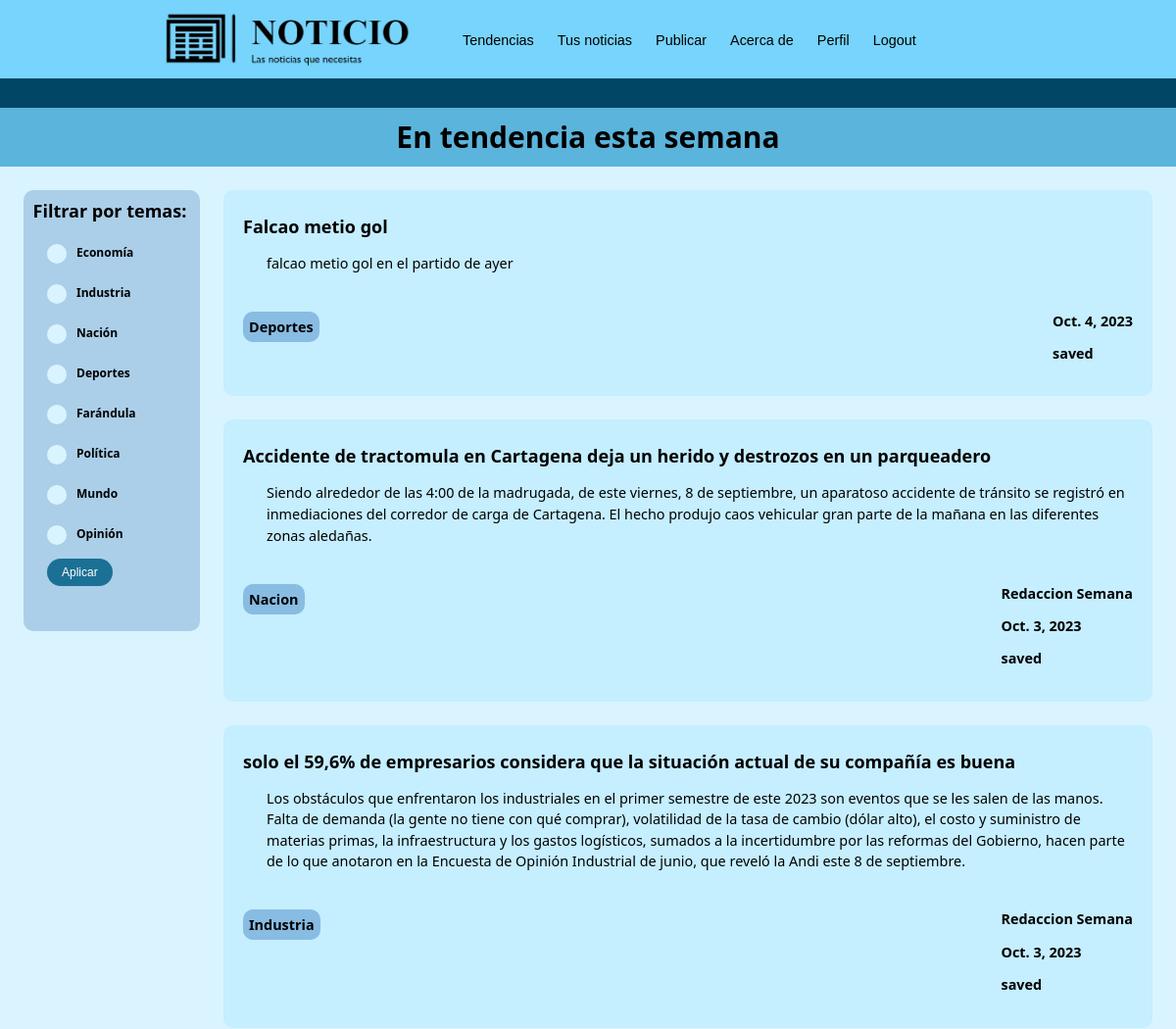
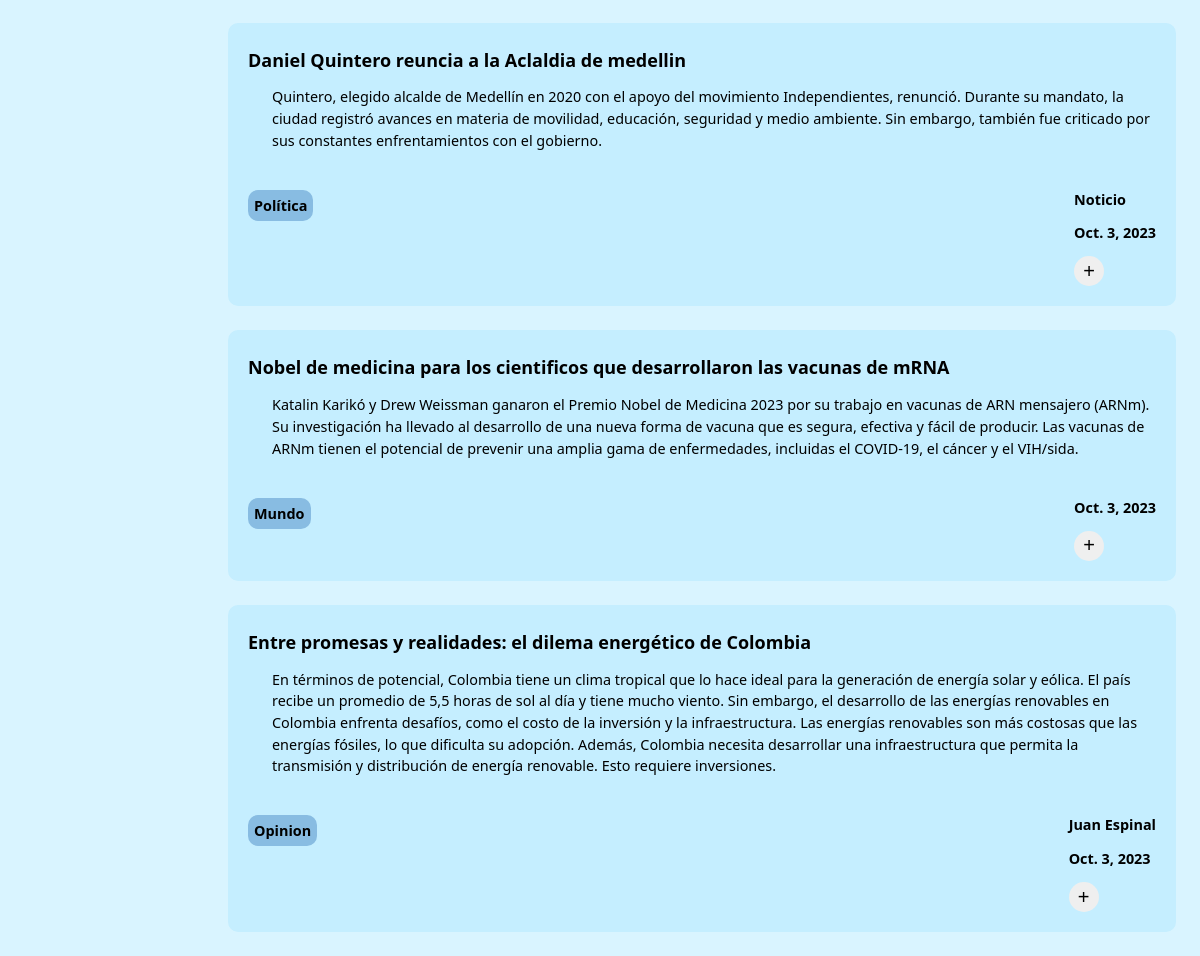
/ (signed in), run on the app's committed database (2 pictures, top to bottom).
### main/models.py (models this page shows, shortened)
class Noticia(models.Model):
    TAGS = (
        ('Nacion','Nacion'),
        ("Industria","Industria"),
        ("Economia","Economia"),
        ("Deportes","Deportes"),
        ("Farandula","Farandula"),
        ("Política","Política"),
        ("Mundo","Mundo"),
        ("Opinion","Opinion"),
    )
    autor = models.CharField(max_length=30)
    tags = models.CharField(max_length=50, choices = TAGS)
    titulo = models.TextField(max_length=200)
    resumen = models.TextField(max_length=600)
    fecha = models.DateField(auto_now=True)
    user = models.ForeignKey('CustomUser', on_delete=models.CASCADE,null=True,blank=True)
    url = models.CharField(max_length=200, null=True, blank = True)
    contenido = models.TextField(max_length=4000,null=True)
    class Meta:
        ordering = ["fecha"]

### main/views.py (the view, shortened to what this page needs)
# urls.py: path('',views.tendencias),
def tendencias(request):
    tags = ['Nacion','Industria', 'Economia', 'Deportes', 'Farandula','Política','Mundo','Opinion']
    applied_tags = []
    for tag in tags:
        if request.GET.get(tag):
            applied_tags.append(tag)
    noticias = Noticia.objects.all().order_by('fecha').reverse()
    if applied_tags == []:
        applied_tags = tags
    if request.method == 'GET':
        return render(request, "main/tendencias.html", {"noticias":noticias, "applied_tags":applied_tags})

### main/templates/main/tendencias.html (shortened to what this page needs)
{% extends 'main/layouts/nav1.html' %}
{% block content %}
<div id="subtitulo" class="contenedor-subtitulo">
    <p class="subtitle">En tendencia esta semana</p>
</div>
<div class="fondo">
    <div style="display: flex; flex-direction: column">
        <div id="filtros" class="filtros">
            <p class="subtitle2">Filtrar por temas:</p>
            <form class="form-filtros" method="get">
                <input type="checkbox" name = "Economia" class="form-checkbox" id="eco">
                <label for="eco" class="form-option">Economía</label><br><br>
                <input type="checkbox" name = "Industria" class="form-checkbox" id="ind">
                <label for="ind" class="form-option">Industria</label><br><br>
                <input type="checkbox" name = "Nacion" class="form-checkbox" id="nac">
                <label for="nac" class="form-option">Nación</label><br><br>
                <input type="checkbox" name = "Deportes" class="form-checkbox" id="dep">
                <label for="dep" class="form-option">Deportes</label><br><br>
                <input type="checkbox" name = "Farandula" class="form-checkbox" id="far">
                <label for="far" class="form-option">Farándula</label><br><br>
                <input type="checkbox" name = "Politica" class="form-checkbox" id="pol">
                <label for="pol" class="form-option">Política</label><br><br>
                <input type="checkbox" name = "Mundo" class="form-checkbox" id="mun">
                <label for="mun" class="form-option">Mundo</label><br><br>
                <input type="checkbox" name = "Opinion" class="form-checkbox" id="op">
                <label for="op" class="form-option">Opinión</label><br>
                <input type="submit" class="submit-btn" value="Aplicar">
            </form>
        </div>
    </div>
    <div class="contenedor-noticias">
        {% for noticia in noticias %}
        {% if noticia.tags in applied_tags %}
        <div class="noticia">
            {% if noticia.url == null %}
            <a class="titulo-noticia" href = '/noticia/{{noticia.id}}' target = "_blank"><h2>{{noticia.titulo}}</h2></a>
            {% else %}
            <a class="titulo-noticia" href = {{noticia.url}} target = "_blank"><h2>{{noticia.titulo}}</h2></a>
            {% endif %}
            <article class="bloque-texto">{{noticia.resumen}}</article>
            <div class="info-noticia">
                <p class="tag-noticia">{{noticia.tags}}</p>
                <div>
                    <p>{{noticia.autor}}</p>
                    <p>{{noticia.fecha}}</p>
                    {% if user.is_authenticated %}
                        {%if not noticia in user.saved_news.all %}
                        <form class="guardar" method="post">
                            <input type="submit" value="+" class="save-btn">
                        </form>
                        {% else %}
                        <p>saved</p>
                        {% endif %}
                    {% endif %}
                </div>
            </div>
        </div>
        {% endif %}
        {% endfor %}
    </div>
</div>
{% endblock %}

### main/static/clases.css (style rules this page uses)
html { scroll-behavior: smooth; }
body { margin: 0px; font-family: system-ui, -apple-system, BlinkMacSystemFont, 'Segoe UI', Roboto, Oxygen, Ubuntu, Cantarell, 'Open Sans', 'Helvetica Neue', sans-serif; min-height: 100vh; background-color: #D9F4FF; }
a { text-decoration: none; color: #1B7095; }
.bloque-texto { padding-left: 2vw; line-height: 1.5; margin-bottom: 2vw; border-radius: 10px; font-size: max(13px, 1.2vw) }
.contenedor-subtitulo { display: flex; justify-content: center; align-items: center; background-color: #5BB4DB; width: 100%; height: 5vw; min-height: 40px; }
.contenedor-noticias { margin-top: 2vw; width: 100%; }
.titulo-noticia { text-decoration: none; color: black; font-size: max(10px, 1vw); }
.subtitle { font-size: max(20px, 2.5vw); font-weight: 700; margin: 0px; }
.subtitle2 { padding: 0.8vw; font-size: 1.5vw; font-weight: 700; margin: 0px; }
.form-filtros { padding-left: 2vw; padding-top: 1vw; font-size: 1vw; font-weight: 600; width: inherit; height: 25vw; }
.form-checkbox { appearance: none; -webkit-appearance: none; -moz-appearance: none; width: 20px; height: 20px; background-color: #D9F4FF; border-radius: 50%; outline: none; margin: 0px; font-size: auto; }
.form-option { position: absolute; padding-left: 10px; }
.fondo { display: flex; background-color: #D9F4FF; height: 100%; }
.filtros { position: sticky; background-color: #ABCFE9; margin: 2vw; top: 20px; width: 15vw; height: 30vw; min-height: 450px; border-radius: 10px; }
.noticia { background-color: #C5EEFF; border-radius: 10px; margin-bottom: 2vw; margin-right: 2vw; padding: 20px; padding-top: 10px; }
.info-noticia { display: flex; justify-content: space-between; font-weight: 600; font-size: max(13px, 1.2vw); }
.tag-noticia { background-color: #88BCE2; border-radius: 10px; align-self: baseline; padding: max(6px, 0.5vw); }
.submit-btn { background-color: #1B7095; border-radius: 15px; color: white; border: #D9F4FF; margin-top: 10px; font-size: inherit; padding: 7px; padding-left: 15px; padding-right: 15px; }
.save-btn { width: 30px; height: 30px; font-size: 20px; border: none; border-radius: 50% }

### data on the page
Noticia: titulo "Falcao metio gol", resumen "falcao metio gol en el partido de ayer", tags "Deportes", fecha "Oct. 4, 2023", shows "saved"
Noticia: titulo "Accidente de tractomula en Cartagena deja un herido y destrozos en un parqueadero", resumen "Siendo alrededor de las 4:00 de la madrugada, de este viernes, 8 de septiembre, un aparatoso accidente de tránsito se registró en inmediaciones del corredor de carga de Cartagena. El hecho produjo caos vehicular gran parte de la mañana en las diferentes zonas aledañas.", tags "Nacion", autor "Redaccion Semana", fecha "Oct. 3, 2023", shows "saved"
Noticia: titulo "solo el 59,6% de empresarios considera que la situación actual de su compañía es buena", resumen "Los obstáculos que enfrentaron los industriales en el primer semestre de este 2023 son eventos que se les salen de las manos. Falta de demanda (la gente no tiene con qué comprar), volatilidad de la tasa de cambio (dólar alto), el costo y suministro de materias primas, la infraestructura y los gastos logísticos, sumados a la incertidumbre por las reformas del Gobierno, hacen parte de lo que anotaron en la Encuesta de Opinión Industrial de junio, que reveló la Andi este 8 de septiembre.", tags "Industria", autor "Redaccion Semana", fecha "Oct. 3, 2023", shows "saved"
Noticia: titulo "Daniel Quintero reuncia a la Aclaldia de medellin", resumen "Quintero, elegido alcalde de Medellín en 2020 con el apoyo del movimiento Independientes, renunció. Durante su mandato, la ciudad registró avances en materia de movilidad, educación, seguridad y medio ambiente. Sin embargo, también fue criticado por sus constantes enfrentamientos con el gobierno.", tags "Política", autor "Noticio", fecha "Oct. 3, 2023"
Noticia: titulo "Nobel de medicina para los cientificos que desarrollaron las vacunas de mRNA", resumen "Katalin Karikó y Drew Weissman ganaron el Premio Nobel de Medicina 2023 por su trabajo en vacunas de ARN mensajero (ARNm). Su investigación ha llevado al desarrollo de una nueva forma de vacuna que es segura, efectiva y fácil de producir. Las vacunas de ARNm tienen el potencial de prevenir una amplia gama de enfermedades, incluidas el COVID-19, el cáncer y el VIH/sida.", tags "Mundo", fecha "Oct. 3, 2023"
Noticia: titulo "Entre promesas y realidades: el dilema energético de Colombia", resumen "En términos de potencial, Colombia tiene un clima tropical que lo hace ideal para la generación de energía solar y eólica. El país recibe un promedio de 5,5 horas de sol al día y tiene mucho viento. Sin embargo, el desarrollo de las energías renovables en Colombia enfrenta desafíos, como el costo de la inversión y la infraestructura. Las energías renovables son más costosas que las energías fósiles, lo que dificulta su adopción. Además, Colombia necesita desarrollar una infraestructura que permita la transmisión y distribución de energía renovable. Esto requiere inversiones.", tags "Opinion", autor "Juan Espinal", fecha "Oct. 3, 2023"
